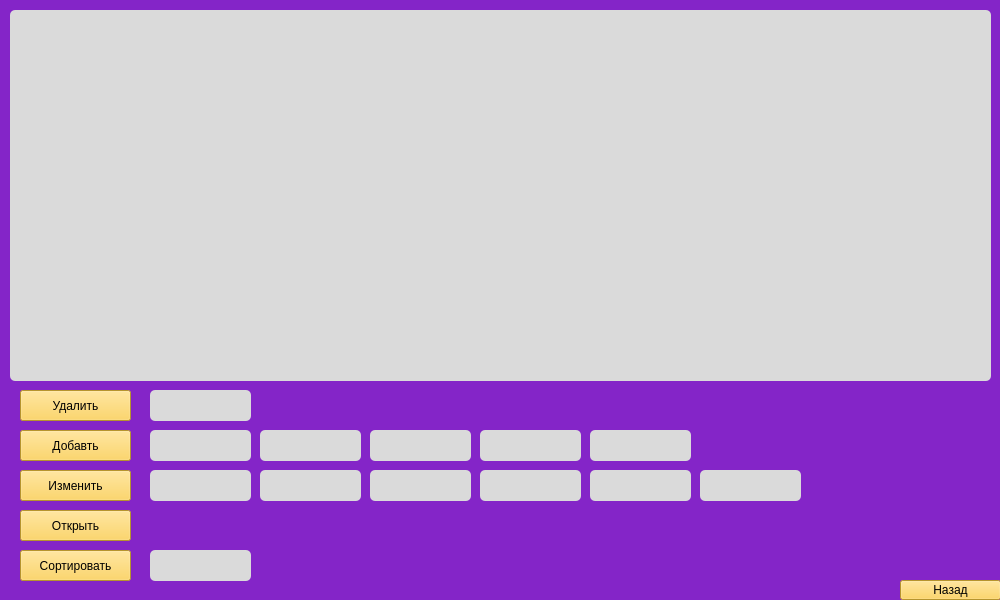
<?xml version="1.0" encoding="UTF-8"?>
<ui version="4.0">
 <class>MainWindow</class>
 <widget class="QMainWindow" name="MainWindow">
  <property name="geometry">
   <rect>
    <x>0</x>
    <y>0</y>
    <width>1000</width>
    <height>600</height>
   </rect>
  </property>
  <property name="minimumSize">
   <size>
    <width>1000</width>
    <height>600</height>
   </size>
  </property>
  <property name="maximumSize">
   <size>
    <width>1000</width>
    <height>600</height>
   </size>
  </property>
  <property name="sizeIncrement">
   <size>
    <width>1000</width>
    <height>800</height>
   </size>
  </property>
  <property name="baseSize">
   <size>
    <width>1000</width>
    <height>600</height>
   </size>
  </property>
  <property name="windowTitle">
   <string>Vehicles</string>
  </property>
  <property name="styleSheet">
   <string notr="true">
background-color: rgb(132, 37, 200);
font: 75 12pt &quot;Fixedsys&quot;;
</string>
  </property>
  <widget class="QWidget" name="centralwidget">
   <widget class="QTableWidget" name="tableWidget">
    <property name="geometry">
     <rect>
      <x>10</x>
      <y>10</y>
      <width>981</width>
      <height>371</height>
     </rect>
    </property>
    <property name="styleSheet">
     <string notr="true">background-color: rgb(218, 218, 218);
border-radius: 5px;</string>
    </property>
    <property name="dragEnabled">
     <bool>true</bool>
    </property>
   </widget>
   <widget class="QPushButton" name="Dell">
    <property name="geometry">
     <rect>
      <x>20</x>
      <y>390</y>
      <width>111</width>
      <height>31</height>
     </rect>
    </property>
    <property name="styleSheet">
     <string notr="true">background-color: rgb(255, 207, 64);
</string>
    </property>
    <property name="text">
     <string>Удалить</string>
    </property>
   </widget>
   <widget class="QPushButton" name="Add">
    <property name="geometry">
     <rect>
      <x>20</x>
      <y>430</y>
      <width>111</width>
      <height>31</height>
     </rect>
    </property>
    <property name="styleSheet">
     <string notr="true">background-color: rgb(255, 207, 64);
</string>
    </property>
    <property name="text">
     <string>Добавть</string>
    </property>
   </widget>
   <widget class="QPushButton" name="Change">
    <property name="geometry">
     <rect>
      <x>20</x>
      <y>470</y>
      <width>111</width>
      <height>31</height>
     </rect>
    </property>
    <property name="styleSheet">
     <string notr="true">background-color: rgb(255, 207, 64);
</string>
    </property>
    <property name="text">
     <string>Изменить</string>
    </property>
   </widget>
   <widget class="QPushButton" name="Open">
    <property name="geometry">
     <rect>
      <x>20</x>
      <y>510</y>
      <width>111</width>
      <height>31</height>
     </rect>
    </property>
    <property name="styleSheet">
     <string notr="true">background-color: rgb(255, 207, 64);
</string>
    </property>
    <property name="text">
     <string>Открыть</string>
    </property>
   </widget>
   <widget class="QPushButton" name="Sort">
    <property name="geometry">
     <rect>
      <x>20</x>
      <y>550</y>
      <width>111</width>
      <height>31</height>
     </rect>
    </property>
    <property name="styleSheet">
     <string notr="true">background-color: rgb(255, 207, 64);
</string>
    </property>
    <property name="text">
     <string>Сортировать</string>
    </property>
   </widget>
   <widget class="QPushButton" name="Back">
    <property name="geometry">
     <rect>
      <x>900</x>
      <y>580</y>
      <width>101</width>
      <height>20</height>
     </rect>
    </property>
    <property name="styleSheet">
     <string notr="true">background-color: rgb(255, 207, 64);
</string>
    </property>
    <property name="text">
     <string>Назад</string>
    </property>
   </widget>
   <widget class="QLineEdit" name="DellLine">
    <property name="geometry">
     <rect>
      <x>150</x>
      <y>390</y>
      <width>101</width>
      <height>31</height>
     </rect>
    </property>
    <property name="styleSheet">
     <string notr="true">background-color: rgb(218, 218, 218);
border-radius: 5px;</string>
    </property>
   </widget>
   <widget class="QLineEdit" name="AddLine">
    <property name="geometry">
     <rect>
      <x>150</x>
      <y>430</y>
      <width>101</width>
      <height>31</height>
     </rect>
    </property>
    <property name="styleSheet">
     <string notr="true">background-color: rgb(218, 218, 218);
border-radius: 5px;</string>
    </property>
   </widget>
   <widget class="QLineEdit" name="AddLine_1">
    <property name="geometry">
     <rect>
      <x>260</x>
      <y>430</y>
      <width>101</width>
      <height>31</height>
     </rect>
    </property>
    <property name="styleSheet">
     <string notr="true">background-color: rgb(218, 218, 218);
border-radius: 5px;</string>
    </property>
   </widget>
   <widget class="QLineEdit" name="AddLine_2">
    <property name="geometry">
     <rect>
      <x>370</x>
      <y>430</y>
      <width>101</width>
      <height>31</height>
     </rect>
    </property>
    <property name="styleSheet">
     <string notr="true">background-color: rgb(218, 218, 218);
border-radius: 5px;</string>
    </property>
   </widget>
   <widget class="QLineEdit" name="AddLine_3">
    <property name="geometry">
     <rect>
      <x>480</x>
      <y>430</y>
      <width>101</width>
      <height>31</height>
     </rect>
    </property>
    <property name="styleSheet">
     <string notr="true">background-color: rgb(218, 218, 218);
border-radius: 5px;</string>
    </property>
   </widget>
   <widget class="QLineEdit" name="ChangeLine_4">
    <property name="geometry">
     <rect>
      <x>590</x>
      <y>470</y>
      <width>101</width>
      <height>31</height>
     </rect>
    </property>
    <property name="styleSheet">
     <string notr="true">background-color: rgb(218, 218, 218);
border-radius: 5px;</string>
    </property>
   </widget>
   <widget class="QLineEdit" name="ChangeLine_1">
    <property name="geometry">
     <rect>
      <x>260</x>
      <y>470</y>
      <width>101</width>
      <height>31</height>
     </rect>
    </property>
    <property name="styleSheet">
     <string notr="true">background-color: rgb(218, 218, 218);
border-radius: 5px;</string>
    </property>
   </widget>
   <widget class="QLineEdit" name="ChangeLine_2">
    <property name="geometry">
     <rect>
      <x>370</x>
      <y>470</y>
      <width>101</width>
      <height>31</height>
     </rect>
    </property>
    <property name="styleSheet">
     <string notr="true">background-color: rgb(218, 218, 218);
border-radius: 5px;</string>
    </property>
   </widget>
   <widget class="QLineEdit" name="ChangeLine_3">
    <property name="geometry">
     <rect>
      <x>480</x>
      <y>470</y>
      <width>101</width>
      <height>31</height>
     </rect>
    </property>
    <property name="styleSheet">
     <string notr="true">background-color: rgb(218, 218, 218);
border-radius: 5px;</string>
    </property>
   </widget>
   <widget class="QLineEdit" name="ChangeLine">
    <property name="geometry">
     <rect>
      <x>150</x>
      <y>470</y>
      <width>101</width>
      <height>31</height>
     </rect>
    </property>
    <property name="styleSheet">
     <string notr="true">background-color: rgb(218, 218, 218);
border-radius: 5px;</string>
    </property>
   </widget>
   <widget class="QLineEdit" name="lineEdit_13">
    <property name="geometry">
     <rect>
      <x>150</x>
      <y>550</y>
      <width>101</width>
      <height>31</height>
     </rect>
    </property>
    <property name="styleSheet">
     <string notr="true">background-color: rgb(218, 218, 218);
border-radius: 5px;</string>
    </property>
   </widget>
   <widget class="QLineEdit" name="ChangeLine_5">
    <property name="geometry">
     <rect>
      <x>700</x>
      <y>470</y>
      <width>101</width>
      <height>31</height>
     </rect>
    </property>
    <property name="styleSheet">
     <string notr="true">background-color: rgb(218, 218, 218);
border-radius: 5px;</string>
    </property>
   </widget>
   <widget class="QLineEdit" name="AddLine_4">
    <property name="geometry">
     <rect>
      <x>590</x>
      <y>430</y>
      <width>101</width>
      <height>31</height>
     </rect>
    </property>
    <property name="styleSheet">
     <string notr="true">background-color: rgb(218, 218, 218);
border-radius: 5px;</string>
    </property>
   </widget>
  </widget>
 </widget>
 <resources/>
 <connections/>
</ui>
